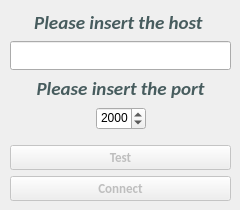
   <widget class="QWidget" name="connectionTab">
    <attribute name="title">
     <string>Connection</string>
    </attribute>
    <widget class="QWidget" name="verticalLayoutWidget_2">
     <property name="geometry">
      <rect>
       <x>10</x>
       <y>10</y>
       <width>221</width>
       <height>191</height>
      </rect>
     </property>
     <layout class="QVBoxLayout" name="verticalLayout_2">
      <item>
       <widget class="QLabel" name="hostLabel">
        <property name="palette">
         <palette>
          <active>
           <colorrole role="WindowText">
            <brush brushstyle="SolidPattern">
             <color alpha="255">
              <red>71</red>
              <green>92</green>
              <blue>94</blue>
             </color>
            </brush>
           </colorrole>
           <colorrole role="Button">
            <brush brushstyle="SolidPattern">
             <color alpha="255">
              <red>176</red>
              <green>191</green>
              <blue>240</blue>
             </color>
            </brush>
           </colorrole>
           <colorrole role="Light">
            <brush brushstyle="SolidPattern">
             <color alpha="255">
              <red>255</red>
              <green>255</green>
              <blue>255</blue>
             </color>
            </brush>
           </colorrole>
           <colorrole role="Midlight">
            <brush brushstyle="SolidPattern">
             <color alpha="255">
              <red>215</red>
              <green>223</green>
              <blue>247</blue>
             </color>
            </brush>
           </colorrole>
           <colorrole role="Dark">
            <brush brushstyle="SolidPattern">
             <color alpha="255">
              <red>88</red>
              <green>95</green>
              <blue>120</blue>
             </color>
            </brush>
           </colorrole>
           <colorrole role="Mid">
            <brush brushstyle="SolidPattern">
             <color alpha="255">
              <red>117</red>
              <green>127</green>
              <blue>160</blue>
             </color>
            </brush>
           </colorrole>
           <colorrole role="Text">
            <brush brushstyle="SolidPattern">
             <color alpha="255">
              <red>0</red>
              <green>0</green>
              <blue>0</blue>
             </color>
            </brush>
           </colorrole>
           <colorrole role="BrightText">
            <brush brushstyle="SolidPattern">
             <color alpha="255">
              <red>255</red>
              <green>255</green>
              <blue>255</blue>
             </color>
            </brush>
           </colorrole>
           <colorrole role="ButtonText">
            <brush brushstyle="SolidPattern">
             <color alpha="255">
              <red>0</red>
              <green>0</green>
              <blue>0</blue>
             </color>
            </brush>
           </colorrole>
           <colorrole role="Base">
            <brush brushstyle="SolidPattern">
             <color alpha="255">
              <red>255</red>
              <green>255</green>
              <blue>255</blue>
             </color>
            </brush>
           </colorrole>
           <colorrole role="Window">
            <brush brushstyle="SolidPattern">
             <color alpha="255">
              <red>176</red>
              <green>191</green>
              <blue>240</blue>
             </color>
            </brush>
           </colorrole>
           <colorrole role="Shadow">
            <brush brushstyle="SolidPattern">
             <color alpha="255">
              <red>0</red>
              <green>0</green>
              <blue>0</blue>
             </color>
            </brush>
           </colorrole>
           <colorrole role="AlternateBase">
            <brush brushstyle="SolidPattern">
             <color alpha="255">
              <red>215</red>
              <green>223</green>
              <blue>247</blue>
             </color>
            </brush>
           </colorrole>
           <colorrole role="ToolTipBase">
            <brush brushstyle="SolidPattern">
             <color alpha="255">
              <red>255</red>
              <green>255</green>
              <blue>220</blue>
             </color>
            </brush>
           </colorrole>
           <colorrole role="ToolTipText">
            <brush brushstyle="SolidPattern">
             <color alpha="255">
              <red>0</red>
              <green>0</green>
              <blue>0</blue>
             </color>
            </brush>
           </colorrole>
          </active>
          <inactive>
           <colorrole role="WindowText">
            <brush brushstyle="SolidPattern">
             <color alpha="255">
              <red>71</red>
              <green>92</green>
              <blue>94</blue>
             </color>
            </brush>
           </colorrole>
           <colorrole role="Button">
            <brush brushstyle="SolidPattern">
             <color alpha="255">
              <red>176</red>
              <green>191</green>
              <blue>240</blue>
             </color>
            </brush>
           </colorrole>
           <colorrole role="Light">
            <brush brushstyle="SolidPattern">
             <color alpha="255">
              <red>255</red>
              <green>255</green>
              <blue>255</blue>
             </color>
            </brush>
           </colorrole>
           <colorrole role="Midlight">
            <brush brushstyle="SolidPattern">
             <color alpha="255">
              <red>215</red>
              <green>223</green>
              <blue>247</blue>
             </color>
            </brush>
           </colorrole>
           <colorrole role="Dark">
            <brush brushstyle="SolidPattern">
             <color alpha="255">
              <red>88</red>
              <green>95</green>
              <blue>120</blue>
             </color>
            </brush>
           </colorrole>
           <colorrole role="Mid">
            <brush brushstyle="SolidPattern">
             <color alpha="255">
              <red>117</red>
              <green>127</green>
              <blue>160</blue>
             </color>
            </brush>
           </colorrole>
           <colorrole role="Text">
            <brush brushstyle="SolidPattern">
             <color alpha="255">
              <red>0</red>
              <green>0</green>
              <blue>0</blue>
             </color>
            </brush>
           </colorrole>
           <colorrole role="BrightText">
            <brush brushstyle="SolidPattern">
             <color alpha="255">
              <red>255</red>
              <green>255</green>
              <blue>255</blue>
             </color>
            </brush>
           </colorrole>
           <colorrole role="ButtonText">
            <brush brushstyle="SolidPattern">
             <color alpha="255">
              <red>0</red>
              <green>0</green>
              <blue>0</blue>
             </color>
            </brush>
           </colorrole>
           <colorrole role="Base">
            <brush brushstyle="SolidPattern">
             <color alpha="255">
              <red>255</red>
              <green>255</green>
              <blue>255</blue>
             </color>
            </brush>
           </colorrole>
           <colorrole role="Window">
            <brush brushstyle="SolidPattern">
             <color alpha="255">
              <red>176</red>
              <green>191</green>
              <blue>240</blue>
             </color>
            </brush>
           </colorrole>
           <colorrole role="Shadow">
            <brush brushstyle="SolidPattern">
             <color alpha="255">
              <red>0</red>
              <green>0</green>
              <blue>0</blue>
             </color>
            </brush>
           </colorrole>
           <colorrole role="AlternateBase">
            <brush brushstyle="SolidPattern">
             <color alpha="255">
              <red>215</red>
              <green>223</green>
              <blue>247</blue>
             </color>
            </brush>
           </colorrole>
           <colorrole role="ToolTipBase">
            <brush brushstyle="SolidPattern">
             <color alpha="255">
              <red>255</red>
              <green>255</green>
              <blue>220</blue>
             </color>
            </brush>
           </colorrole>
           <colorrole role="ToolTipText">
            <brush brushstyle="SolidPattern">
             <color alpha="255">
              <red>0</red>
              <green>0</green>
              <blue>0</blue>
             </color>
            </brush>
           </colorrole>
          </inactive>
          <disabled>
           <colorrole role="WindowText">
            <brush brushstyle="SolidPattern">
             <color alpha="255">
              <red>88</red>
              <green>95</green>
              <blue>120</blue>
             </color>
            </brush>
           </colorrole>
           <colorrole role="Button">
            <brush brushstyle="SolidPattern">
             <color alpha="255">
              <red>176</red>
              <green>191</green>
              <blue>240</blue>
             </color>
            </brush>
           </colorrole>
           <colorrole role="Light">
            <brush brushstyle="SolidPattern">
             <color alpha="255">
              <red>255</red>
              <green>255</green>
              <blue>255</blue>
             </color>
            </brush>
           </colorrole>
           <colorrole role="Midlight">
            <brush brushstyle="SolidPattern">
             <color alpha="255">
              <red>215</red>
              <green>223</green>
              <blue>247</blue>
             </color>
            </brush>
           </colorrole>
           <colorrole role="Dark">
            <brush brushstyle="SolidPattern">
             <color alpha="255">
              <red>88</red>
              <green>95</green>
              <blue>120</blue>
             </color>
            </brush>
           </colorrole>
           <colorrole role="Mid">
            <brush brushstyle="SolidPattern">
             <color alpha="255">
              <red>117</red>
              <green>127</green>
              <blue>160</blue>
             </color>
            </brush>
           </colorrole>
           <colorrole role="Text">
            <brush brushstyle="SolidPattern">
             <color alpha="255">
              <red>88</red>
              <green>95</green>
              <blue>120</blue>
             </color>
            </brush>
           </colorrole>
           <colorrole role="BrightText">
            <brush brushstyle="SolidPattern">
             <color alpha="255">
              <red>255</red>
              <green>255</green>
              <blue>255</blue>
             </color>
            </brush>
           </colorrole>
           <colorrole role="ButtonText">
            <brush brushstyle="SolidPattern">
             <color alpha="255">
              <red>88</red>
              <green>95</green>
              <blue>120</blue>
             </color>
            </brush>
           </colorrole>
           <colorrole role="Base">
            <brush brushstyle="SolidPattern">
             <color alpha="255">
              <red>176</red>
              <green>191</green>
              <blue>240</blue>
             </color>
            </brush>
           </colorrole>
           <colorrole role="Window">
            <brush brushstyle="SolidPattern">
             <color alpha="255">
              <red>176</red>
              <green>191</green>
              <blue>240</blue>
             </color>
            </brush>
           </colorrole>
           <colorrole role="Shadow">
            <brush brushstyle="SolidPattern">
             <color alpha="255">
              <red>0</red>
              <green>0</green>
              <blue>0</blue>
             </color>
            </brush>
           </colorrole>
           <colorrole role="AlternateBase">
            <brush brushstyle="SolidPattern">
             <color alpha="255">
              <red>176</red>
              <green>191</green>
              <blue>240</blue>
             </color>
            </brush>
           </colorrole>
           <colorrole role="ToolTipBase">
            <brush brushstyle="SolidPattern">
             <color alpha="255">
              <red>255</red>
              <green>255</green>
              <blue>220</blue>
             </color>
            </brush>
           </colorrole>
           <colorrole role="ToolTipText">
            <brush brushstyle="SolidPattern">
             <color alpha="255">
              <red>0</red>
              <green>0</green>
              <blue>0</blue>
             </color>
            </brush>
           </colorrole>
          </disabled>
         </palette>
        </property>
        <property name="font">
         <font>
          <family>Calibri</family>
          <pointsize>14</pointsize>
          <weight>75</weight>
          <italic>true</italic>
          <bold>true</bold>
         </font>
        </property>
        <property name="text">
         <string>Please insert the host </string>
        </property>
        <property name="textFormat">
         <enum>Qt::AutoText</enum>
        </property>
        <property name="scaledContents">
         <bool>false</bool>
        </property>
        <property name="alignment">
         <set>Qt::AlignHCenter|Qt::AlignTop</set>
        </property>
        <property name="wordWrap">
         <bool>false</bool>
        </property>
       </widget>
      </item>
      <item>
       <widget class="QLineEdit" name="hostInput">
        <property name="font">
         <font>
          <family>Calibri</family>
          <pointsize>12</pointsize>
          <weight>75</weight>
          <italic>true</italic>
          <bold>true</bold>
         </font>
        </property>
        <property name="text">
         <string/>
        </property>
       </widget>
      </item>
      <item>
       <widget class="QLabel" name="portLabel">
        <property name="palette">
         <palette>
          <active>
           <colorrole role="WindowText">
            <brush brushstyle="SolidPattern">
             <color alpha="255">
              <red>71</red>
              <green>92</green>
              <blue>94</blue>
             </color>
            </brush>
           </colorrole>
           <colorrole role="Button">
            <brush brushstyle="SolidPattern">
             <color alpha="255">
              <red>176</red>
              <green>191</green>
              <blue>240</blue>
             </color>
            </brush>
           </colorrole>
           <colorrole role="Light">
            <brush brushstyle="SolidPattern">
             <color alpha="255">
              <red>255</red>
              <green>255</green>
              <blue>255</blue>
             </color>
            </brush>
           </colorrole>
           <colorrole role="Midlight">
            <brush brushstyle="SolidPattern">
             <color alpha="255">
              <red>215</red>
              <green>223</green>
              <blue>247</blue>
             </color>
            </brush>
           </colorrole>
           <colorrole role="Dark">
            <brush brushstyle="SolidPattern">
             <color alpha="255">
              <red>88</red>
              <green>95</green>
              <blue>120</blue>
             </color>
            </brush>
           </colorrole>
           <colorrole role="Mid">
            <brush brushstyle="SolidPattern">
             <color alpha="255">
              <red>117</red>
              <green>127</green>
              <blue>160</blue>
             </color>
            </brush>
           </colorrole>
           <colorrole role="Text">
            <brush brushstyle="SolidPattern">
             <color alpha="255">
              <red>0</red>
              <green>0</green>
              <blue>0</blue>
             </color>
            </brush>
           </colorrole>
           <colorrole role="BrightText">
            <brush brushstyle="SolidPattern">
             <color alpha="255">
              <red>255</red>
              <green>255</green>
              <blue>255</blue>
             </color>
            </brush>
           </colorrole>
           <colorrole role="ButtonText">
            <brush brushstyle="SolidPattern">
             <color alpha="255">
              <red>0</red>
              <green>0</green>
              <blue>0</blue>
             </color>
            </brush>
           </colorrole>
           <colorrole role="Base">
            <brush brushstyle="SolidPattern">
             <color alpha="255">
              <red>255</red>
              <green>255</green>
              <blue>255</blue>
             </color>
            </brush>
           </colorrole>
           <colorrole role="Window">
            <brush brushstyle="SolidPattern">
             <color alpha="255">
              <red>176</red>
              <green>191</green>
              <blue>240</blue>
             </color>
            </brush>
           </colorrole>
           <colorrole role="Shadow">
            <brush brushstyle="SolidPattern">
             <color alpha="255">
              <red>0</red>
              <green>0</green>
              <blue>0</blue>
             </color>
            </brush>
           </colorrole>
           <colorrole role="AlternateBase">
            <brush brushstyle="SolidPattern">
             <color alpha="255">
              <red>215</red>
              <green>223</green>
              <blue>247</blue>
             </color>
            </brush>
           </colorrole>
           <colorrole role="ToolTipBase">
            <brush brushstyle="SolidPattern">
             <color alpha="255">
              <red>255</red>
              <green>255</green>
              <blue>220</blue>
             </color>
            </brush>
           </colorrole>
           <colorrole role="ToolTipText">
            <brush brushstyle="SolidPattern">
             <color alpha="255">
              <red>0</red>
              <green>0</green>
              <blue>0</blue>
             </color>
            </brush>
           </colorrole>
          </active>
          <inactive>
           <colorrole role="WindowText">
            <brush brushstyle="SolidPattern">
             <color alpha="255">
              <red>71</red>
              <green>92</green>
              <blue>94</blue>
             </color>
            </brush>
           </colorrole>
           <colorrole role="Button">
            <brush brushstyle="SolidPattern">
             <color alpha="255">
              <red>176</red>
              <green>191</green>
              <blue>240</blue>
             </color>
            </brush>
           </colorrole>
           <colorrole role="Light">
            <brush brushstyle="SolidPattern">
             <color alpha="255">
              <red>255</red>
              <green>255</green>
              <blue>255</blue>
             </color>
            </brush>
           </colorrole>
           <colorrole role="Midlight">
            <brush brushstyle="SolidPattern">
             <color alpha="255">
              <red>215</red>
              <green>223</green>
              <blue>247</blue>
             </color>
            </brush>
           </colorrole>
           <colorrole role="Dark">
            <brush brushstyle="SolidPattern">
             <color alpha="255">
              <red>88</red>
              <green>95</green>
              <blue>120</blue>
             </color>
            </brush>
           </colorrole>
           <colorrole role="Mid">
            <brush brushstyle="SolidPattern">
             <color alpha="255">
              <red>117</red>
              <green>127</green>
              <blue>160</blue>
             </color>
            </brush>
           </colorrole>
           <colorrole role="Text">
            <brush brushstyle="SolidPattern">
             <color alpha="255">
              <red>0</red>
              <green>0</green>
              <blue>0</blue>
             </color>
            </brush>
           </colorrole>
           <colorrole role="BrightText">
            <brush brushstyle="SolidPattern">
             <color alpha="255">
              <red>255</red>
              <green>255</green>
              <blue>255</blue>
             </color>
            </brush>
           </colorrole>
           <colorrole role="ButtonText">
            <brush brushstyle="SolidPattern">
             <color alpha="255">
              <red>0</red>
              <green>0</green>
              <blue>0</blue>
             </color>
            </brush>
           </colorrole>
           <colorrole role="Base">
            <brush brushstyle="SolidPattern">
             <color alpha="255">
              <red>255</red>
              <green>255</green>
              <blue>255</blue>
             </color>
            </brush>
           </colorrole>
           <colorrole role="Window">
            <brush brushstyle="SolidPattern">
             <color alpha="255">
              <red>176</red>
              <green>191</green>
              <blue>240</blue>
             </color>
            </brush>
           </colorrole>
           <colorrole role="Shadow">
            <brush brushstyle="SolidPattern">
             <color alpha="255">
              <red>0</red>
              <green>0</green>
              <blue>0</blue>
             </color>
            </brush>
           </colorrole>
           <colorrole role="AlternateBase">
            <brush brushstyle="SolidPattern">
             <color alpha="255">
              <red>215</red>
              <green>223</green>
              <blue>247</blue>
             </color>
            </brush>
           </colorrole>
           <colorrole role="ToolTipBase">
            <brush brushstyle="SolidPattern">
             <color alpha="255">
              <red>255</red>
              <green>255</green>
              <blue>220</blue>
             </color>
            </brush>
           </colorrole>
           <colorrole role="ToolTipText">
            <brush brushstyle="SolidPattern">
             <color alpha="255">
              <red>0</red>
              <green>0</green>
              <blue>0</blue>
             </color>
            </brush>
           </colorrole>
          </inactive>
          <disabled>
           <colorrole role="WindowText">
            <brush brushstyle="SolidPattern">
             <color alpha="255">
              <red>88</red>
              <green>95</green>
              <blue>120</blue>
             </color>
            </brush>
           </colorrole>
           <colorrole role="Button">
            <brush brushstyle="SolidPattern">
             <color alpha="255">
              <red>176</red>
              <green>191</green>
              <blue>240</blue>
             </color>
            </brush>
           </colorrole>
           <colorrole role="Light">
            <brush brushstyle="SolidPattern">
             <color alpha="255">
              <red>255</red>
              <green>255</green>
              <blue>255</blue>
             </color>
            </brush>
           </colorrole>
           <colorrole role="Midlight">
            <brush brushstyle="SolidPattern">
             <color alpha="255">
              <red>215</red>
              <green>223</green>
              <blue>247</blue>
             </color>
            </brush>
           </colorrole>
           <colorrole role="Dark">
            <brush brushstyle="SolidPattern">
             <color alpha="255">
              <red>88</red>
              <green>95</green>
              <blue>120</blue>
             </color>
            </brush>
           </colorrole>
           <colorrole role="Mid">
            <brush brushstyle="SolidPattern">
             <color alpha="255">
              <red>117</red>
              <green>127</green>
              <blue>160</blue>
             </color>
            </brush>
           </colorrole>
           <colorrole role="Text">
            <brush brushstyle="SolidPattern">
             <color alpha="255">
              <red>88</red>
              <green>95</green>
              <blue>120</blue>
             </color>
            </brush>
           </colorrole>
           <colorrole role="BrightText">
            <brush brushstyle="SolidPattern">
             <color alpha="255">
              <red>255</red>
              <green>255</green>
              <blue>255</blue>
             </color>
            </brush>
           </colorrole>
           <colorrole role="ButtonText">
            <brush brushstyle="SolidPattern">
             <color alpha="255">
              <red>88</red>
              <green>95</green>
              <blue>120</blue>
             </color>
            </brush>
           </colorrole>
           <colorrole role="Base">
            <brush brushstyle="SolidPattern">
             <color alpha="255">
              <red>176</red>
              <green>191</green>
              <blue>240</blue>
             </color>
            </brush>
           </colorrole>
           <colorrole role="Window">
            <brush brushstyle="SolidPattern">
             <color alpha="255">
              <red>176</red>
              <green>191</green>
              <blue>240</blue>
             </color>
            </brush>
           </colorrole>
           <colorrole role="Shadow">
            <brush brushstyle="SolidPattern">
             <color alpha="255">
              <red>0</red>
              <green>0</green>
              <blue>0</blue>
             </color>
            </brush>
           </colorrole>
           <colorrole role="AlternateBase">
            <brush brushstyle="SolidPattern">
             <color alpha="255">
              <red>176</red>
              <green>191</green>
              <blue>240</blue>
             </color>
            </brush>
           </colorrole>
           <colorrole role="ToolTipBase">
            <brush brushstyle="SolidPattern">
             <color alpha="255">
              <red>255</red>
              <green>255</green>
              <blue>220</blue>
             </color>
            </brush>
           </colorrole>
           <colorrole role="ToolTipText">
            <brush brushstyle="SolidPattern">
             <color alpha="255">
              <red>0</red>
              <green>0</green>
              <blue>0</blue>
             </color>
            </brush>
           </colorrole>
          </disabled>
         </palette>
        </property>
        <property name="font">
         <font>
          <family>Calibri</family>
          <pointsize>14</pointsize>
          <weight>75</weight>
          <italic>true</italic>
          <bold>true</bold>
         </font>
        </property>
        <property name="text">
         <string>Please insert the port</string>
        </property>
        <property name="textFormat">
         <enum>Qt::AutoText</enum>
        </property>
        <property name="scaledContents">
         <bool>false</bool>
        </property>
        <property name="alignment">
         <set>Qt::AlignHCenter|Qt::AlignTop</set>
        </property>
        <property name="wordWrap">
         <bool>false</bool>
        </property>
       </widget>
      </item>
      <item>
       <layout class="QHBoxLayout" name="horizontalLayout">
        <item>
         <spacer name="horizontalSpacer">
          <property name="orientation">
           <enum>Qt::Horizontal</enum>
          </property>
          <property name="sizeHint" stdset="0">
           <size>
            <width>40</width>
            <height>20</height>
           </size>
          </property>
         </spacer>
        </item>
        <item>
         <widget class="QSpinBox" name="portInput">
          <property name="maximumSize">
           <size>
            <width>50</width>
            <height>16777215</height>
           </size>
          </property>
          <property name="alignment">
           <set>Qt::AlignHCenter|Qt::AlignTop</set>
          </property>
          <property name="maximum">
           <number>64000</number>
          </property>
          <property name="value">
           <number>2000</number>
          </property>
         </widget>
        </item>
        <item>
         <spacer name="horizontalSpacer_2">
          <property name="orientation">
           <enum>Qt::Horizontal</enum>
          </property>
          <property name="sizeHint" stdset="0">
           <size>
            <width>40</width>
            <height>20</height>
           </size>
          </property>
         </spacer>
        </item>
       </layout>
      </item>
      <item>
       <spacer name="verticalSpacer_4">
        <property name="orientation">
         <enum>Qt::Vertical</enum>
        </property>
        <property name="sizeHint" stdset="0">
         <size>
          <width>20</width>
          <height>10</height>
         </size>
        </property>
       </spacer>
      </item>
      <item>
       <widget class="QPushButton" name="testconButton">
        <property name="enabled">
         <bool>false</bool>
        </property>
        <property name="font">
         <font>
          <family>Calibri</family>
          <pointsize>10</pointsize>
          <weight>75</weight>
          <bold>true</bold>
         </font>
        </property>
        <property name="text">
         <string>Test</string>
        </property>
       </widget>
      </item>
      <item>
       <widget class="QPushButton" name="makeconButton">
        <property name="enabled">
         <bool>false</bool>
        </property>
        <property name="font">
         <font>
          <family>Calibri</family>
          <pointsize>10</pointsize>
          <weight>75</weight>
          <bold>true</bold>
         </font>
        </property>
        <property name="text">
         <string>Connect</string>
        </property>
        <property name="flat">
         <bool>false</bool>
        </property>
       </widget>
      </item>
     </layout>
    </widget>
   </widget>
